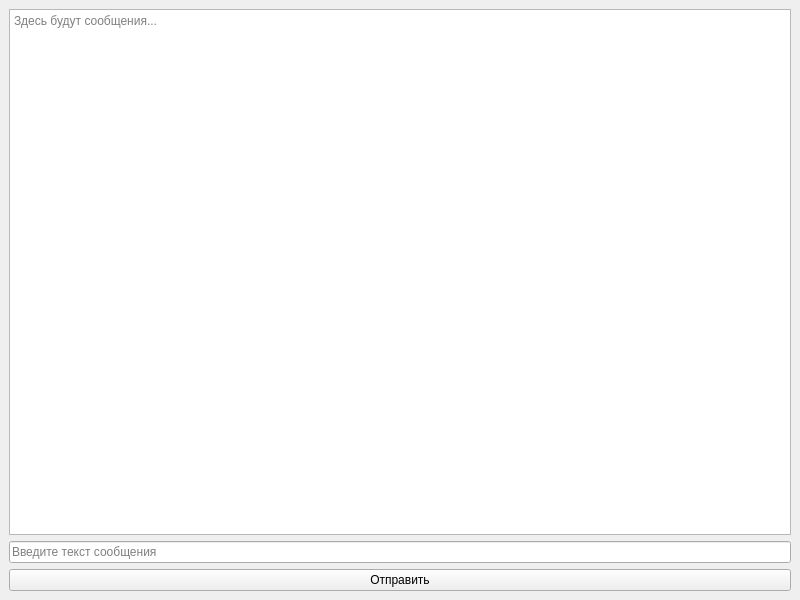
<?xml version="1.0" encoding="UTF-8"?>
<ui version="4.0">
 <class>MainWindow</class>
 <widget class="QMainWindow" name="MainWindow">
  <property name="geometry">
   <rect>
    <x>0</x>
    <y>0</y>
    <width>800</width>
    <height>600</height>
   </rect>
  </property>
  <property name="windowTitle">
   <string>MainWindow</string>
  </property>
  <widget class="QWidget" name="centralwidget">
   <layout class="QVBoxLayout" name="verticalLayout">
    <item>
     <widget class="QPlainTextEdit" name="chat_window_text">
      <property name="readOnly">
       <bool>true</bool>
      </property>
      <property name="placeholderText">
       <string>Здесь будут сообщения...</string>
      </property>
     </widget>
    </item>
    <item>
     <widget class="QLineEdit" name="text_to_send">
      <property name="placeholderText">
       <string>Введите текст сообщения</string>
      </property>
     </widget>
    </item>
    <item>
     <widget class="QPushButton" name="submit_button">
      <property name="text">
       <string>Отправить</string>
      </property>
     </widget>
    </item>
   </layout>
  </widget>
 </widget>
 <resources/>
 <connections/>
</ui>
